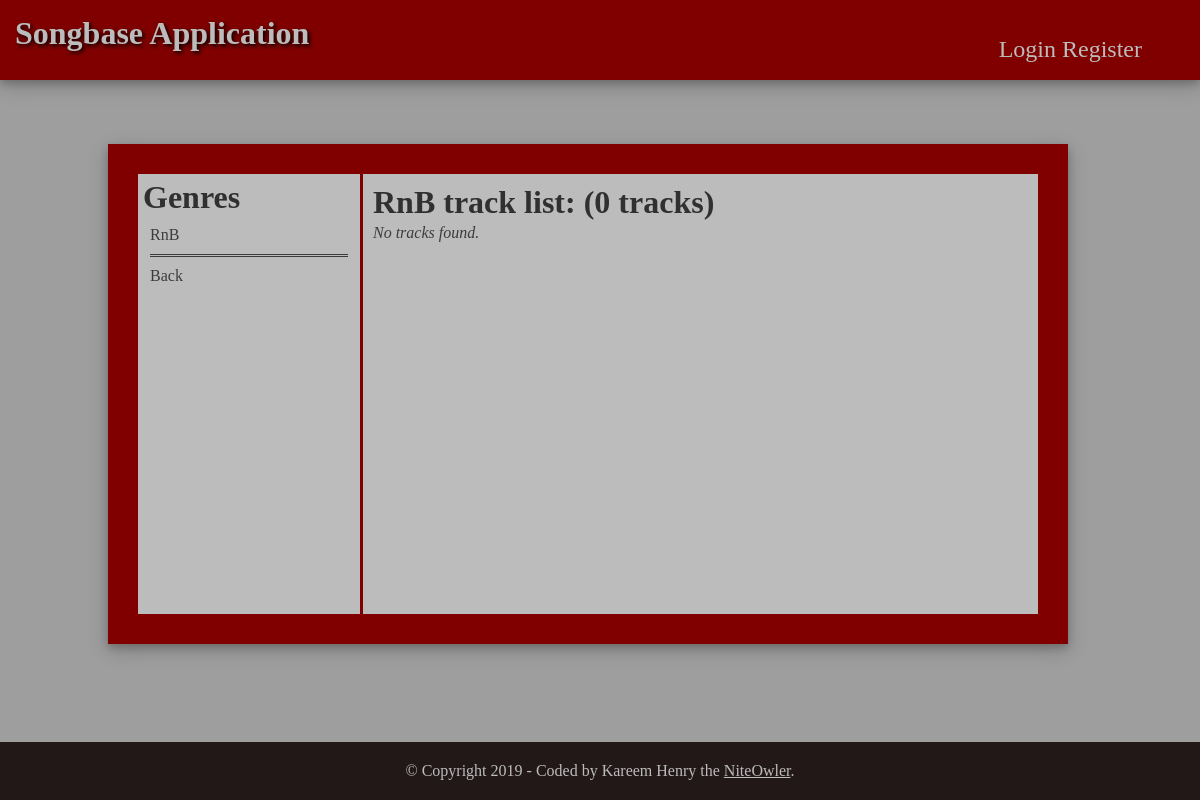
Before: /songbase/RnB/9 with the older database file.
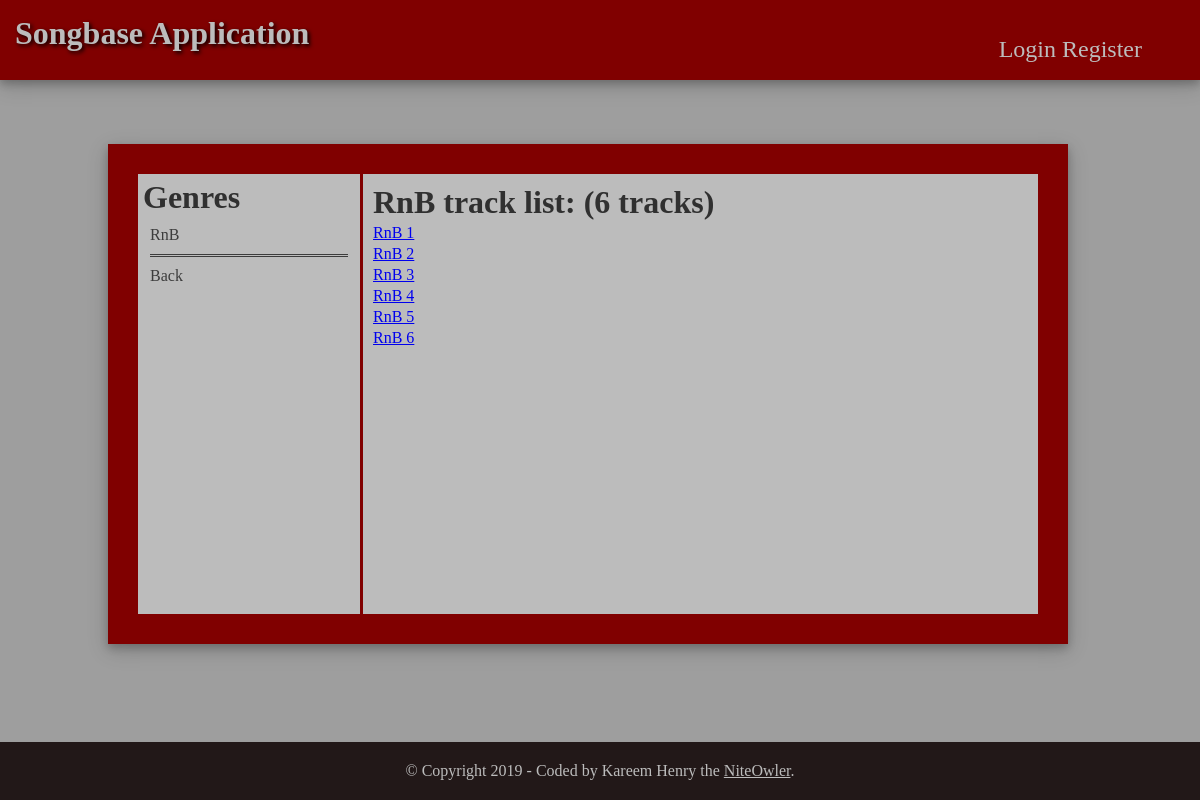
After: the same page with the newer database file.
### models.py (models this page shows, shortened)
class Genre(db.Model):
    __tablename__ = 'genre'
    id = db.Column(db.Integer, primary_key=True, autoincrement=True)
    name = db.Column(db.String(250), nullable=False)
    tracks = db.relationship("Track", backref="genre")

class Track(db.Model):
    __tablename__ = 'track'
    id = db.Column(db.Integer, primary_key=True, autoincrement=True)
    name = db.Column(db.String(250), nullable=False)
    slug = db.Column(db.String(250), nullable=False)
    description = db.Column(db.String(250))
    date = db.Column(db.DateTime, nullable=False, default=datetime.utcnow)
    gen_id = db.Column(db.Integer, db.ForeignKey('genre.id'))
    user_id = db.Column(db.Integer, db.ForeignKey('user.id'))

### main.py (the view)
@main.route('/songbase/<path:genre_name>/<int:genre_id>')
def showTracks(genre_name, genre_id):
    gen_title = Genre.query.\
        filter(Genre.id == genre_id)
    track = Track.query.\
        filter(Track.gen_id == genre_id).\
        order_by(desc(Track.date)).all()
    trk_count = quesession.query(func.count(Track.id)).\
        filter(Track.gen_id == genre_id)
    quesession.close()
    full = quesession.query(Genre.name, Track.name, Track.slug, Track.id).\
        filter(Genre.id == genre_id, Track.gen_id == genre_id).all()
    quesession.close()
    return render_template(
        'views/tracks.html',
        gen_title=gen_title,
        track=track,
        trk_count=trk_count,
        full=full
    )

### templates/views/tracks.html (shortened to what this page needs)
{% extends "base.html" %}
{% block rightcontent %}
<div id="right-content">
    <h1>Genres</h1>
        <ul>
            {% for gen_title in gen_title %}
            <li>{{ gen_title.name }}</li>
            {% endfor %}
            <li id="spacer"></li>
            <li><a id="" href="{{url_for('main.home')}}">Back</a></li>
        </ul>
</div>
{% endblock %}
{% block leftcontent %}
<div id="left-content">
{% for gen_title in gen_title %}
    <h1>{{ gen_title.name }} track list: ({{ trk_count|first|last }} tracks)</h1>
{% endfor %}
    <div id="track_list">
        <ul class="">
            <li class="">
            {% for full in full %}
            <li class="">
                <a class="" href="{{url_for('main.trackInfo', genre_name = full|first, track_name = full.slug, track_id = full.id )}}">{{ full.name }}</a>
            </li>
            {% else %}
            <li><em>No tracks found.</em></li>
            {% endfor %}
        </ul>
    </div>
</div>
{% endblock %}

Changed rows visible on the page:
computed for Genre "RnB": trk_count "0" → "6"
added Track: name "RnB 1"
added Track: name "RnB 2"
added Track: name "RnB 3"
added Track: name "RnB 4"
added Track: name "RnB 5"
added Track: name "RnB 6"
Other visible differences:
text no longer shown: "No tracks found."
